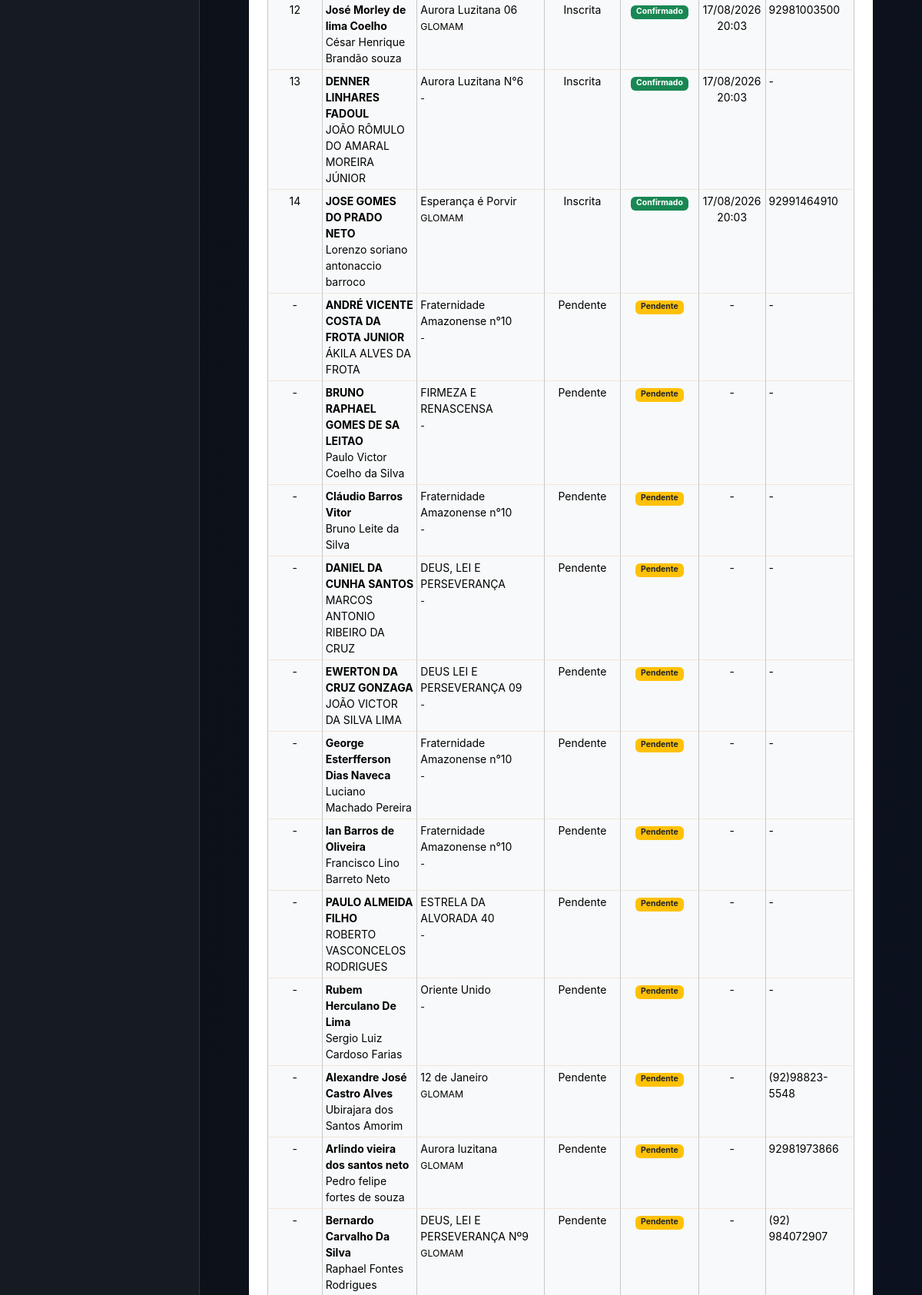
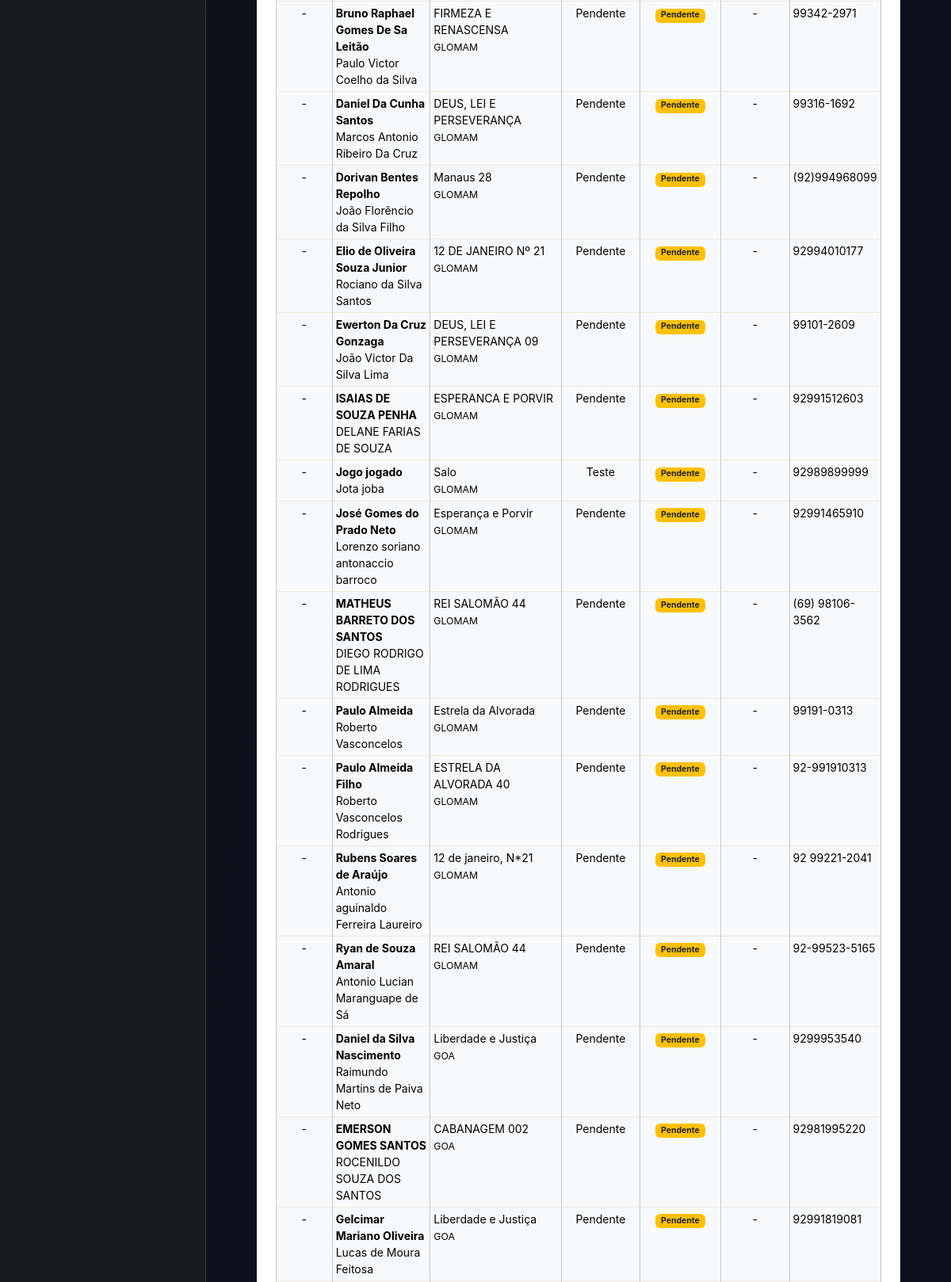
Page /relatorios/ (middle part) on the earlier database version (2 pictures, top to bottom).
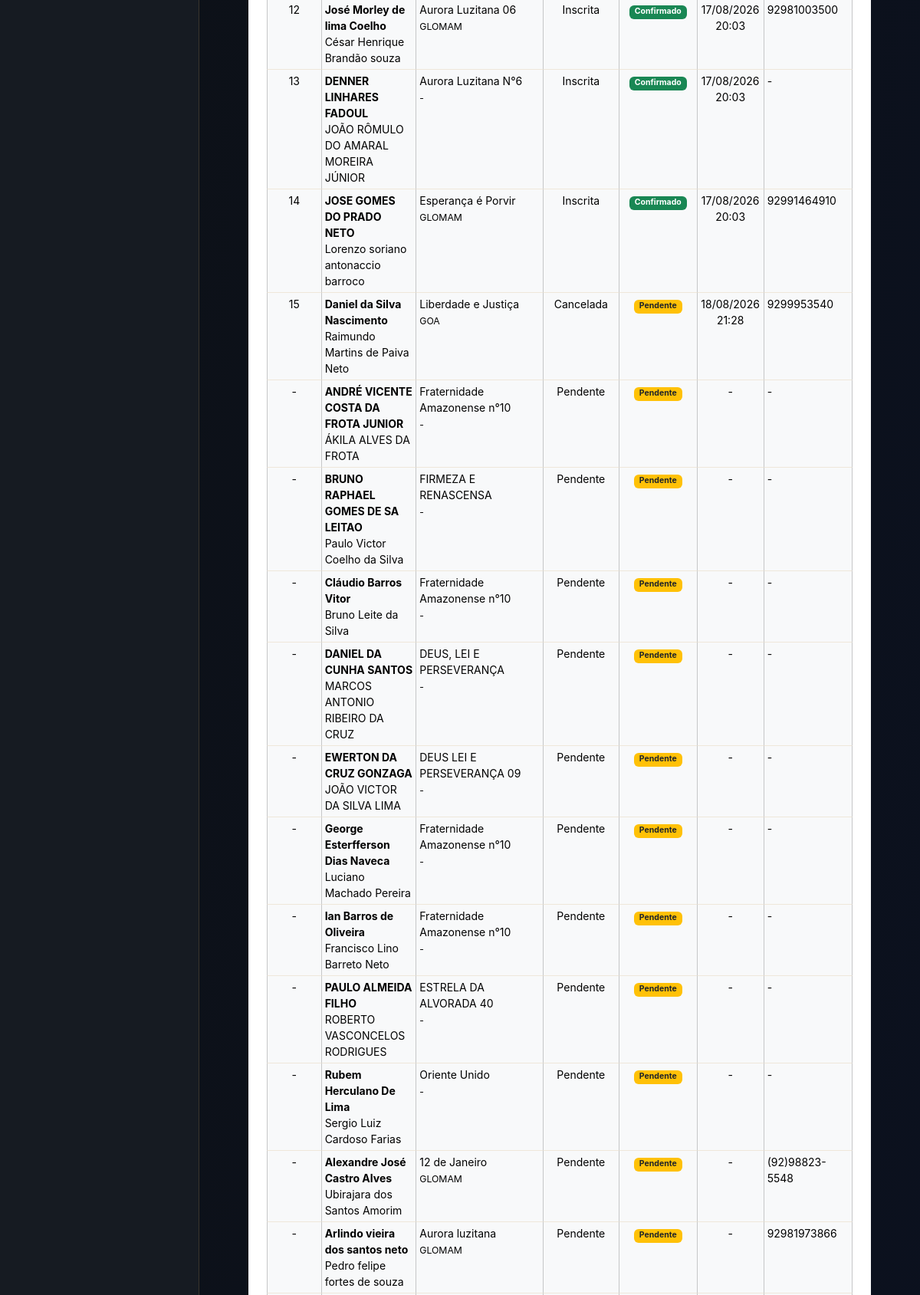
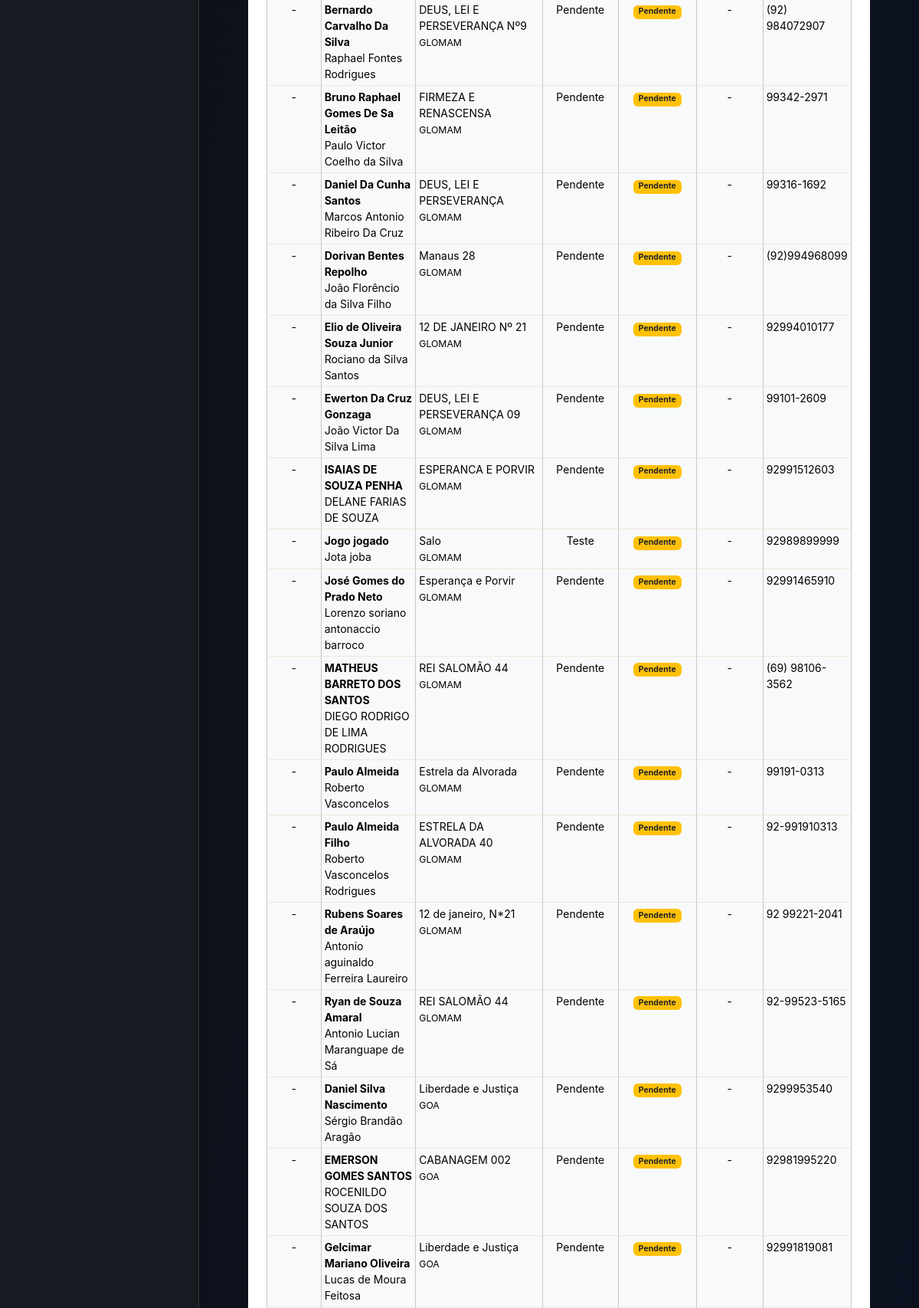
Same page on the later database version (2 pictures, top to bottom).
### dashboard/models.py (models this page shows, shortened)
class Dupla(models.Model):
    STATUS_CHOICES = [
        ('Pendente', 'Pendente'),
        ('Confirmado', 'Confirmado'),
    ]
    STATUS_INSCRICAO_CHOICES = [
        ('Pendente', 'Pendente'),
        ('Validada', 'Validada'),
        ('Inscrita', 'Inscrita'),
        ('Cancelada', 'Cancelada'),
        ('Teste', 'Teste'),
        ('Impugnada', 'Impugnada'),
        ('Eliminada', 'Eliminada'),
    ]
    status_inscricao = models.CharField(
        'Status da Inscrição',
        max_length=20,
        choices=STATUS_INSCRICAO_CHOICES,
        default='Pendente'
    )
    purgado = models.BooleanField('Registro Purgado?', default=False, help_text='Marcado quando o usuário deleta a inscrição na UI')
    origem = models.CharField(
        'Origem da Inscrição',
        max_length=50,
        choices=[('Eletrônico', 'Eletrônico (Google Forms)'), ('Manual', 'Ficha Manual (Física)')],
        default='Eletrônico'
    )
    data_hora = models.CharField('Data da Inscrição', max_length=100, blank=True, null=True)
    nome_jogador1 = models.CharField(max_length=200, verbose_name="Nome J1")
    apelido_jogador1 = models.CharField(max_length=100, blank=True, null=True, verbose_name="Apelido J1")
    cim_jogador1 = models.CharField(max_length=50, blank=True, null=True, verbose_name="CIM J1")
    idade_jogador1 = models.PositiveIntegerField('Idade J1', blank=True, null=True)
    profissao_jogador1 = models.CharField('Profissão J1', max_length=150, blank=True, null=True)
    telefone_jogador1 = models.CharField('Telefone J1', max_length=20, blank=True, null=True)
    email_jogador1 = models.EmailField('E-mail J1', blank=True, null=True)
    potencia_jogador1 = models.ForeignKey('Potencia', on_delete=models.SET_NULL, null=True, blank=True, related_name='jogadores1')
    loja_jogador1 = models.CharField('Loja Jogador 1', max_length=200, blank=True, null=True)
    nome_jogador2 = models.CharField('Nome Jogador 2', max_length=200, blank=True, null=True)
    apelido_jogador2 = models.CharField('Apelido J2', max_length=100, blank=True, null=True)
    cim_jogador2 = models.CharField(max_length=50, blank=True, null=True, verbose_name="CIM J2")
    idade_jogador2 = models.PositiveIntegerField('Idade J2', blank=True, null=True)
    profissao_jogador2 = models.CharField('Profissão J2', max_length=150, blank=True, null=True)
    telefone_jogador2 = models.CharField('Telefone J2', max_length=20, blank=True, null=True)
    email_jogador2 = models.EmailField('E-mail J2', blank=True, null=True)
    potencia_jogador2 = models.ForeignKey('Potencia', on_delete=models.SET_NULL, null=True, blank=True, related_name='jogadores2')
    loja_jogador2 = models.CharField('Loja Jogador 2', max_length=200, blank=True, null=True)
    acompanhantes_adultos = models.PositiveIntegerField('Adultos Acompanhantes', default=0)
    acompanhantes_criancas = models.PositiveIntegerField('Crianças Acompanhantes', default=0)
    status_pagamento = models.CharField(
        'Status do Pagamento',
        max_length=50,
        choices=STATUS_CHOICES,
        default='Pendente'
    )
    comprovante = models.OneToOneField('Comprovante', on_delete=models.SET_NULL, null=True, blank=True, related_name='dupla')
    ficha_inscricao = models.OneToOneField('FichaInscricao', on_delete=models.SET_NULL, null=True, blank=True, related_name='dupla')
    class Meta:
        verbose_name = 'Dupla'
        verbose_name_plural = 'Duplas'
        unique_together = ('nome_jogador1', 'nome_jogador2', 'data_hora')

class Comprovante(models.Model):
    arquivo = models.FileField('Arquivo do Comprovante', upload_to=upload_comprovante_path)
    pagador = models.CharField('Nome do Pagador', max_length=300, blank=True, null=True)
    banco = models.CharField('Banco', max_length=200, blank=True, null=True)
    valor = models.DecimalField('Valor Declarado', max_digits=10, decimal_places=2, blank=True, null=True)
    identificador = models.CharField('ID da Transação', max_length=200, blank=True, null=True)
    data_hora = models.DateTimeField('Data e Hora do Pagamento')
    data_upload = models.DateTimeField(auto_now_add=True)

class Potencia(models.Model):
    nome_completo = models.CharField('Nome Completo', max_length=200, unique=True)
    sigla = models.CharField('Sigla', max_length=50, unique=True)
    meta_inscricoes = models.PositiveIntegerField('Meta de Inscrições', default=0)
    class Meta:
        verbose_name = 'Potência'
        verbose_name_plural = 'Potências'

### dashboard/views.py (the view)
# urls.py: path('relatorios/', views.relatorios, name='relatorios'),
def relatorios(request):
    from .models import Dupla
    duplas = Dupla.objects.filter(purgado=False).select_related('potencia_jogador1').order_by('potencia_jogador1__nome_completo', 'nome_jogador1')
    agrupamento = request.GET.get('agrupamento', 'geral') # geral, potencia, loja
    status = request.GET.get('status', 'todos')
    if status == 'confirmados':
        duplas = duplas.filter(status_pagamento='Confirmado')
    elif status == 'pendentes':
        duplas = duplas.filter(status_pagamento='Pendente')
    duplas_todas = Dupla.objects.filter(purgado=False).order_by('comprovante__data_hora')
    rank_dict = {}
    rank = 1
    for d in duplas_todas:
        if d.comprovante_id and d.comprovante.data_hora:
            rank_dict[d.id] = rank
            rank += 1
    duplas_list = list(duplas)
    for d in duplas_list:
        d.numero = rank_dict.get(d.id, None)
    context = {
        'duplas': duplas_list,
        'agrupamento': agrupamento,
        'status': status
    }
    return render(request, 'relatorios.html', context)

### templates/relatorios.html (shortened to what this page needs)
{% load static %}
<!DOCTYPE html>
<html lang="pt-BR" data-bs-theme="dark">
<head>
    <link href="https://cdn.jsdelivr.net/npm/bootstrap@5.3.2/dist/css/bootstrap.min.css" rel="stylesheet">
    <link rel="stylesheet" href="https://cdnjs.cloudflare.com/ajax/libs/font-awesome/6.4.0/css/all.min.css">
    <link rel="stylesheet" href="{% static 'css/style.css' %}">
    <link rel="stylesheet" href="https://cdn.datatables.net/1.13.6/css/dataTables.bootstrap5.min.css">
</head>
<body>
<div class="dashboard-container">
    <aside class="sidebar no-print">
        <nav class="sidebar-nav">
        </nav>
    </aside>
    <main class="main-content" style="height: 100vh; overflow-y: auto;">
        <div class="container-fluid px-4 py-4">
            <div class="gestao-card p-4 print-area" data-bs-theme="light" style="background-color: white; color: black; min-height: 800px;">
                {% if agrupamento == 'geral' %}
                    {% include 'relatorios_tabela.html' with duplas=duplas %}
                {% endif %}
            </div>
        </div>
    </main>
</div>
</body>
</html>

### templates/relatorios_tabela.html (shortened to what this page needs)
<table class="table table-bordered table-sm relatorio-dt table-light" style="font-size: 12px; width: 100%;">
    <tbody>
        {% for dupla in duplas %}
        <tr>
            <td class="text-center" data-sort="{% if dupla.numero %}{{ dupla.numero }}{% else %}999999{% endif %}">{% if dupla.numero %}{{ dupla.numero }}{% else %}-{% endif %}</td>
            <td>
                <strong>{{ dupla.nome_jogador1 }}</strong><br>
                {% if dupla.nome_jogador2 %}{{ dupla.nome_jogador2 }}{% else %}Sem Parceiro{% endif %}
            </td>
            <td>
                {{ dupla.loja_jogador1|default:"-" }}<br>
                <small>{{ dupla.potencia_jogador1.sigla|default:"-" }}</small>
            </td>
            <td class="text-center">{{ dupla.status_inscricao }}</td>
            <td class="text-center">
                {% if dupla.status_pagamento == 'Confirmado' %}
                    <span class="badge bg-success">Confirmado</span>
                {% else %}
                    <span class="badge bg-warning text-dark">Pendente</span>
                {% endif %}
            </td>
            <td class="text-center" data-sort="{% if dupla.comprovante and dupla.comprovante.data_hora %}{{ dupla.comprovante.data_hora|date:'YmdHis' }}{% else %}00000000000000{% endif %}">
                {% if dupla.comprovante and dupla.comprovante.data_hora %}
                    {{ dupla.comprovante.data_hora|date:"d/m/Y H:i" }}
                {% else %}
                    -
                {% endif %}
            </td>
            <td>{{ dupla.telefone_jogador1|default:"-" }}</td>
        </tr>
        {% endfor %}
    </tbody>
</table>

Differences in the rows shown:
added Dupla: nome_jogador1 "Daniel Silva Nascimento", nome_jogador2 "Sérgio Brandão Aragão", loja_jogador1 "Liberdade e Justiça", potencia_jogador1.sigla "GOA", status_inscricao "Pendente", status_pagamento "Pendente", telefone_jogador1 "9299953540"
changed Dupla "Daniel da Silva Nascimento": numero (not shown) → "15"; status_inscricao "Pendente" → "Cancelada"; comprovante.data_hora (not shown) → "18/08/2026 21:28"; no longer shows "-"
